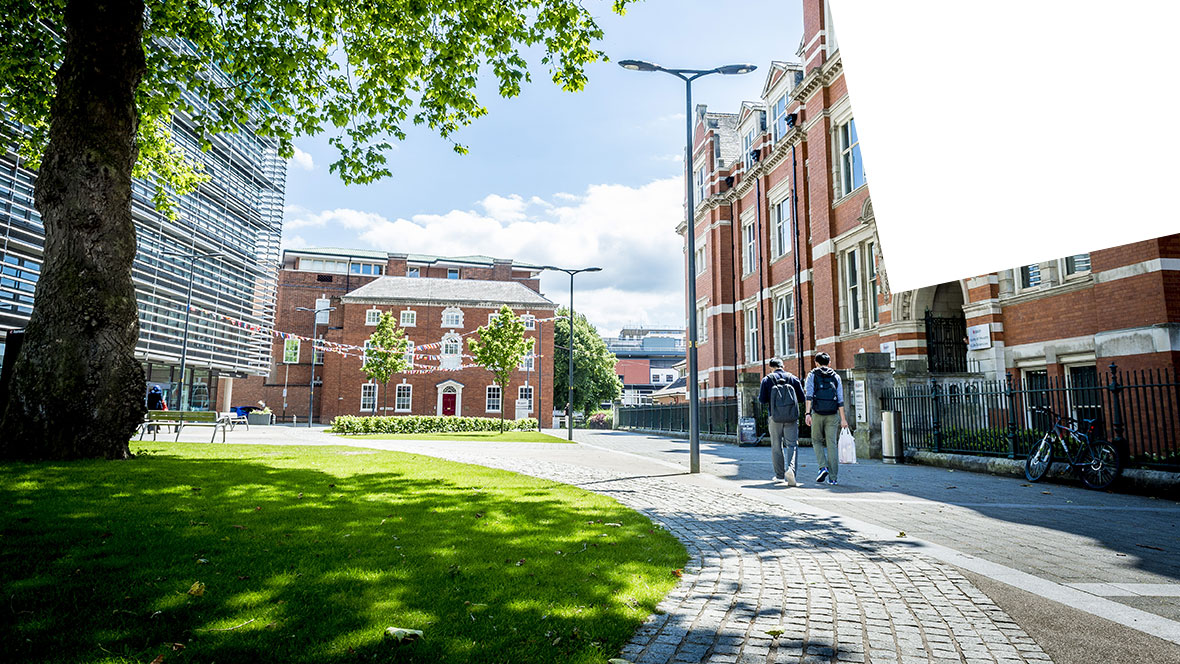
#> input picture timg.jpg, 1180 x 664 px, given in place of the camera
$ python main.py
#> lines starting #> are read from the running program, lines starting #| are printed output that depends on the picture
'''
Created on 6 May 2018

@author: Edgar
'''
import numpy as np
import cv2
import time
#from numpy.core._internal import _commastring

iHeight = 400
iWidth = 600
numberOfPhos = 26
sigma = 8.712
phosSep = 14
kernelSize = 19
phoSize = 3
#read and scale the image
# [13 lines left out: functions imread, imshow, not called in this run]

#gnerating kernel;
#Phosphene seperation: 3 degrees = 3 *4.4 = 13.2 px sagma is 13.2*0.66 = 8.712
#generation of gaussain keneral and the sum
def Gkernel(kernelSize, sigma):
#> called with kernelSize = 19, sigma = 8.71
    kernel = np.zeros((kernelSize,kernelSize))
    for i in range(0,kernelSize):
        for j in range(0,kernelSize):
            centre = (kernelSize -1 )/2
            kernel[i,j] =  kernel[i,j]=np.exp(-((i-centre)**2+(j-centre)**2)/(2*sigma**2))
    kernelSum = np.sum(kernel)

    return kernel, kernelSum

# [53 lines left out: functions iKernel, getVision, applyKernel, scatterPhos, not called in this run]

#Impletemneting color quantization, clluter the image
def cluster(image):

    floatImage = image.reshape((-1,3))
    floatImage = np.float32(floatImage)
    criteria = (cv2.TERM_CRITERIA_EPS + cv2.TERM_CRITERIA_MAX_ITER, 10, 1.0)
    K = 15
    ret,label,center=cv2.kmeans(floatImage,K,None,criteria,10,cv2.KMEANS_RANDOM_CENTERS)
    center = np.uint8(center)
    res = center[label.flatten()]
    res2 = res.reshape(image.shape)
    return res2
def scale(image,imageHeight, imageWidth):
    scaled = cv2.resize(image,(imageWidth,imageHeight))
    return scaled
cap = cv2.VideoCapture(0)
kernel, KernelSum = Gkernel(19, 8.712)


while(True):
    # Capture frame-by-frame
    ret, frame = cap.read()
#> frame is the input picture: shape (664, 1180, 3); mean B, G, R 127.5, 142.8, 132.2

    # Our operations on the frame come here
    #gray = cv2.cvtColor(frame,0)
    gray = cv2.cvtColor(frame, cv2.COLOR_BGR2GRAY)
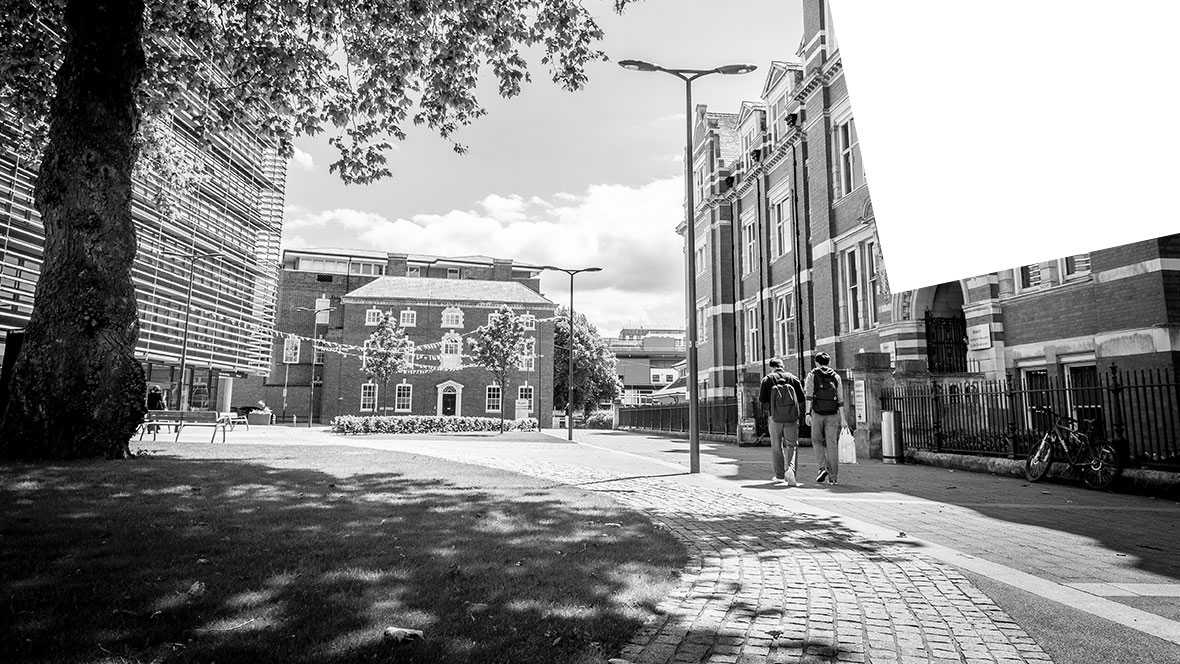
#> gray: shape (664, 1180); min 0, max 255, mean 137.9

    scaled = scale(gray,iHeight,iWidth)
#> in scale, `scaled = cv2.resize(image,(imageWidth,imageHeight))`:
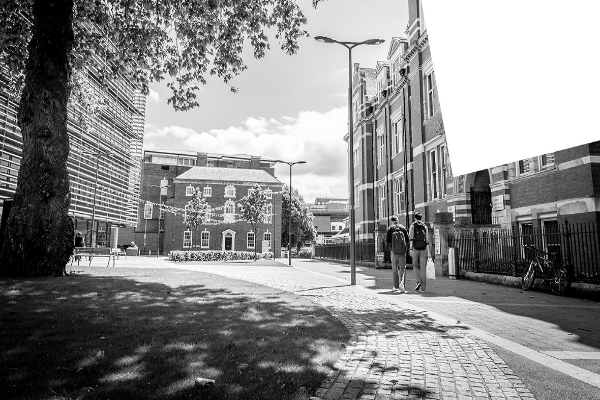
#> scaled: shape (400, 600); min 0, max 255, mean 137.8


 #   clustered images
    sv = cluster(scaled)
#> in cluster, `ret,label,center=cv2.kmeans(floatImage,K,None,criteria,10,cv2.KMEANS_R..`: ret = 72474873.1; center = 15 rows, first 8: [177.5, 84.65, 76.22], [36.61, 35.94, 36.12], [178, 105.6, 195.8], [69.27, 71.13, 163.7], [68.96, 164.7, 85.12], [217, 216.8, 215.3], [132, 133.6, 135.8], [10.83, 10.34, 10.93]
#> in cluster, `center = np.uint8(center)`: center = 15 rows, first 8: [177, 84, 76], [36, 35, 36], [177, 105, 195], [69, 71, 163], [68, 164, 85], [216, 216, 215], [132, 133, 135], [10, 10, 10]
#> in cluster, `res2 = res.reshape(image.shape)`:
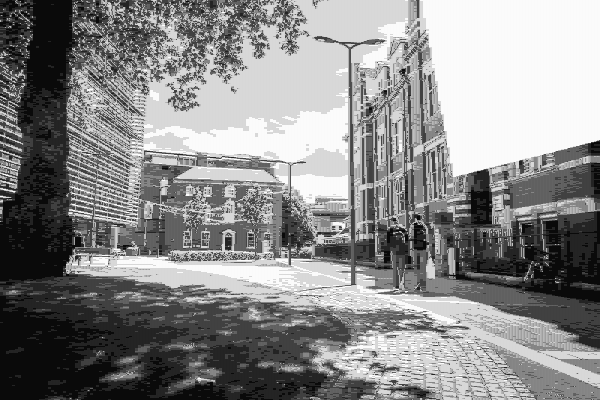
#> res2: shape (400, 600); min 10, max 251, mean 137.2

    # [15 lines of commented-out code are left out]
    cv2.imshow('frame',sv)

    if cv2.waitKey(1) & 0xFF == ord('q'):
#> (key q is pressed here)
        break

# When everything done, release the capture
cap.release()
cv2.destroyAllWindows()
